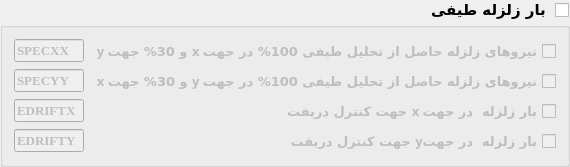
                <widget class="QGroupBox" name="grBox_T1_GB1_6">
                 <property name="font">
                  <font>
                   <family>B Nazanin</family>
                   <pointsize>11</pointsize>
                   <weight>75</weight>
                   <bold>true</bold>
                  </font>
                 </property>
                 <property name="layoutDirection">
                  <enum>Qt::RightToLeft</enum>
                 </property>
                 <property name="title">
                  <string>بار زلزله طیفی</string>
                 </property>
                 <property name="checkable">
                  <bool>true</bool>
                 </property>
                 <property name="checked">
                  <bool>false</bool>
                 </property>
                 <layout class="QGridLayout" name="gridLayout_12">
                  <item row="3" column="0">
                   <widget class="QCheckBox" name="chBox_T1_GB1_GB6_4">
                    <property name="font">
                     <font>
                      <family>B Nazanin</family>
                      <pointsize>10</pointsize>
                      <weight>75</weight>
                      <bold>true</bold>
                     </font>
                    </property>
                    <property name="text">
                     <string>جهت کنترل دریفت yبار زلزله  در جهت</string>
                    </property>
                    <property name="checked">
                     <bool>false</bool>
                    </property>
                   </widget>
                  </item>
                  <item row="2" column="1">
                   <widget class="QLineEdit" name="liEdit_T1_GB1_GB6_3">
                    <property name="minimumSize">
                     <size>
                      <width>70</width>
                      <height>0</height>
                     </size>
                    </property>
                    <property name="maximumSize">
                     <size>
                      <width>70</width>
                      <height>16777215</height>
                     </size>
                    </property>
                    <property name="font">
                     <font>
                      <family>Times New Roman</family>
                      <pointsize>10</pointsize>
                      <weight>75</weight>
                      <bold>true</bold>
                     </font>
                    </property>
                    <property name="text">
                     <string>EDRIFTX</string>
                    </property>
                   </widget>
                  </item>
                  <item row="3" column="1">
                   <widget class="QLineEdit" name="liEdit_T1_GB1_GB6_4">
                    <property name="minimumSize">
                     <size>
                      <width>70</width>
                      <height>0</height>
                     </size>
                    </property>
                    <property name="maximumSize">
                     <size>
                      <width>70</width>
                      <height>16777215</height>
                     </size>
                    </property>
                    <property name="font">
                     <font>
                      <family>Times New Roman</family>
                      <pointsize>10</pointsize>
                      <weight>75</weight>
                      <bold>true</bold>
                     </font>
                    </property>
                    <property name="text">
                     <string>EDRIFTY</string>
                    </property>
                   </widget>
                  </item>
                  <item row="0" column="0">
                   <widget class="QCheckBox" name="chBox_T1_GB1_GB6_1">
                    <property name="font">
                     <font>
                      <family>B Nazanin</family>
                      <pointsize>10</pointsize>
                      <weight>75</weight>
                      <bold>true</bold>
                     </font>
                    </property>
                    <property name="text">
                     <string>y و 30% جهت x نیروهای زلزله حاصل از تحلیل طیفی 100% در جهت</string>
                    </property>
                    <property name="checked">
                     <bool>false</bool>
                    </property>
                   </widget>
                  </item>
                  <item row="0" column="1">
                   <widget class="QLineEdit" name="liEdit_T1_GB1_GB6_1">
                    <property name="minimumSize">
                     <size>
                      <width>70</width>
                      <height>0</height>
                     </size>
                    </property>
                    <property name="maximumSize">
                     <size>
                      <width>70</width>
                      <height>16777215</height>
                     </size>
                    </property>
                    <property name="font">
                     <font>
                      <family>Times New Roman</family>
                      <pointsize>10</pointsize>
                      <weight>75</weight>
                      <bold>true</bold>
                     </font>
                    </property>
                    <property name="text">
                     <string>SPECXX</string>
                    </property>
                   </widget>
                  </item>
                  <item row="2" column="0">
                   <widget class="QCheckBox" name="chBox_T1_GB1_GB6_3">
                    <property name="font">
                     <font>
                      <family>B Nazanin</family>
                      <pointsize>10</pointsize>
                      <weight>75</weight>
                      <bold>true</bold>
                     </font>
                    </property>
                    <property name="text">
                     <string>جهت کنترل دریفت x بار زلزله  در جهت</string>
                    </property>
                    <property name="checked">
                     <bool>false</bool>
                    </property>
                   </widget>
                  </item>
                  <item row="1" column="1">
                   <widget class="QLineEdit" name="liEdit_T1_GB1_GB6_2">
                    <property name="minimumSize">
                     <size>
                      <width>70</width>
                      <height>0</height>
                     </size>
                    </property>
                    <property name="maximumSize">
                     <size>
                      <width>70</width>
                      <height>16777215</height>
                     </size>
                    </property>
                    <property name="font">
                     <font>
                      <family>Times New Roman</family>
                      <pointsize>10</pointsize>
                      <weight>75</weight>
                      <bold>true</bold>
                     </font>
                    </property>
                    <property name="text">
                     <string>SPECYY</string>
                    </property>
                   </widget>
                  </item>
                  <item row="1" column="0">
                   <widget class="QCheckBox" name="chBox_T1_GB1_GB6_2">
                    <property name="font">
                     <font>
                      <family>B Nazanin</family>
                      <pointsize>10</pointsize>
                      <weight>75</weight>
                      <bold>true</bold>
                     </font>
                    </property>
                    <property name="text">
                     <string>x و 30% جهت y نیروهای زلزله حاصل از تحلیل طیفی 100% در جهت</string>
                    </property>
                    <property name="checked">
                     <bool>false</bool>
                    </property>
                   </widget>
                  </item>
                 </layout>
                </widget>
